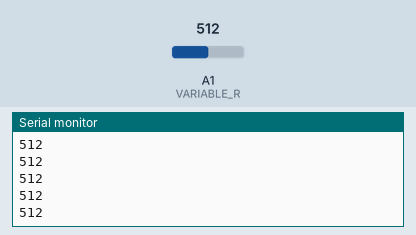
Bench run of a sketch on a simulated Arduino Uno, built with avr-gcc and run on an emulated ATmega328P. Parts: the last lines printed to the serial monitor. The inputs (shaded band) are chosen by the test bench; at power-on: A1 (VARIABLE_R) = 512.

Above: at 1.2 s.
1.3 s: A1 (VARIABLE_R) set to 716
At 2.1 s:
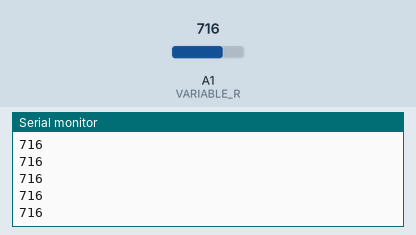
2.8 s: A1 (VARIABLE_R) set to 900
At 3.5 s:
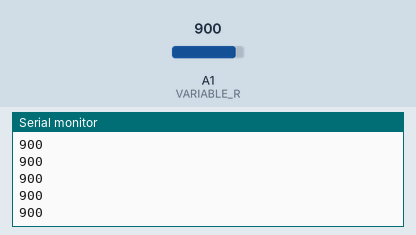
Timing chart, 0 to 5.8 s (numbered marks = the images above; inputs shaded):
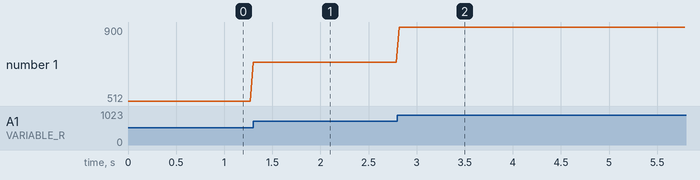

Measured:
- after the input at 1.3 s, the serial monitor: prints a new line at once (image 1)
- after the input at 2.8 s, the serial monitor: prints a new line at once (image 2)
- plotted number 1: 512 → 716 after the input at 1.3 s, 716 → 900 after the input at 2.8 s

The sketch:

ex11_04_a.ino
```cpp
// 아두이노: 가변저항값 송신 1

#define VARIABLE_R A1

void setup() {
  pinMode(VARIABLE_R, INPUT);
  Serial.begin(9600);
}

void loop( ) {
  int value = analogRead(VARIABLE_R);
  Serial.println(value);
  delay(30);
}
```
